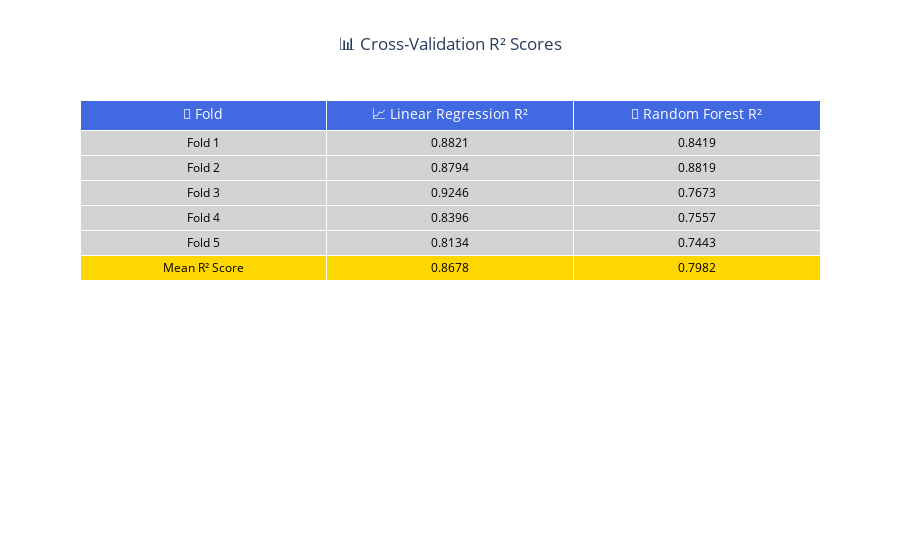

This figure's notebook cell:
### Markdown cell above
In this code, we perform **cross-validation** to evaluate how well the models generalize to unseen data. We use **K-Fold Cross-Validation** with 5 splits, meaning the dataset is divided into 5 equal parts, and each model is trained and tested 5 times on different subsets.  

For both **Linear Regression** and **Random Forest Regressor**, we calculate the **R² score** for each fold and compute the average score to get a more reliable performance estimate.  

The results are stored in a DataFrame and displayed using an interactive **Plotly table**. Each fold’s score is shown, and the **mean R² score** is highlighted in gold for better visibility. The table has a **blue header** and a **light gray background** for the folds, ensuring a clean and professional look.

### Code cell
# Step 5: Cross-Validation
kf = KFold(n_splits=5, shuffle=True, random_state=42)

# Linear Regression Cross-Validation
lr_cv_scores = cross_val_score(lr_model, X, y, cv=kf, scoring='r2')
lr_mean_score = np.mean(lr_cv_scores)

# Random Forest Cross-Validation
rf_cv_scores = cross_val_score(rf_model, X, y, cv=kf, scoring='r2')
rf_mean_score = np.mean(rf_cv_scores)

# Prepare Data for Table
cv_results_df = pd.DataFrame({
    "Fold": [f"Fold {i+1}" for i in range(5)] + ["Mean R² Score"],
    "Linear Regression": [f"{score:.4f}" for score in lr_cv_scores] + [f"{lr_mean_score:.4f}"],
    "Random Forest": [f"{score:.4f}" for score in rf_cv_scores] + [f"{rf_mean_score:.4f}"]
})

# Create Plotly Table
fig = go.Figure(data=[go.Table(
    header=dict(
        values=["📌 Fold", "📈 Linear Regression R²", "🌲 Random Forest R²"],
        fill_color="royalblue",
        align="center",
        font=dict(color="white", size=14),
        height=30
    ),
    cells=dict(
        values=[cv_results_df["Fold"], cv_results_df["Linear Regression"], cv_results_df["Random Forest"]],
        fill_color=[["lightgray"]*5 + ["gold"]],  # Highlights mean score
        align="center",
        font=dict(color="black", size=12),
        height=25
    )
)])

# Update Layout
fig.update_layout(
    title="📊 Cross-Validation R² Scores",
    title_x=0.5,
    template="plotly_white"
)

# Show interactive table
fig.show()

### Figure 1 — Plotly figure (JSON) as saved in the notebook; plotly's stock layout.template omitted (floating-point values rounded to 4 significant figures)
{"data": [{"cells": {"align": "center", "fill": {"color": [["lightgray", "lightgray", "lightgray", "lightgray", "lightgray", "gold"]]}, "font": {"color": "black", "size": 12}, "height": 25, "values": [["Fold 1", "Fold 2", "Fold 3", "Fold 4", "Fold 5", "Mean R² Score"], ["0.8821", "0.8794", "0.9246", "0.8396", "0.8134", "0.8678"], ["0.8419", "0.8819", "0.7673", "0.7557", "0.7443", "0.7982"]]}, "header": {"align": "center", "fill": {"color": "royalblue"}, "font": {"color": "white", "size": 14}, "height": 30, "values": ["📌 Fold", "📈 Linear Regression R²", "🌲 Random Forest R²"]}, "type": "table"}], "layout": {"autosize": true, "title": {"text": "📊 Cross-Validation R² Scores", "x": 0.5}}}
